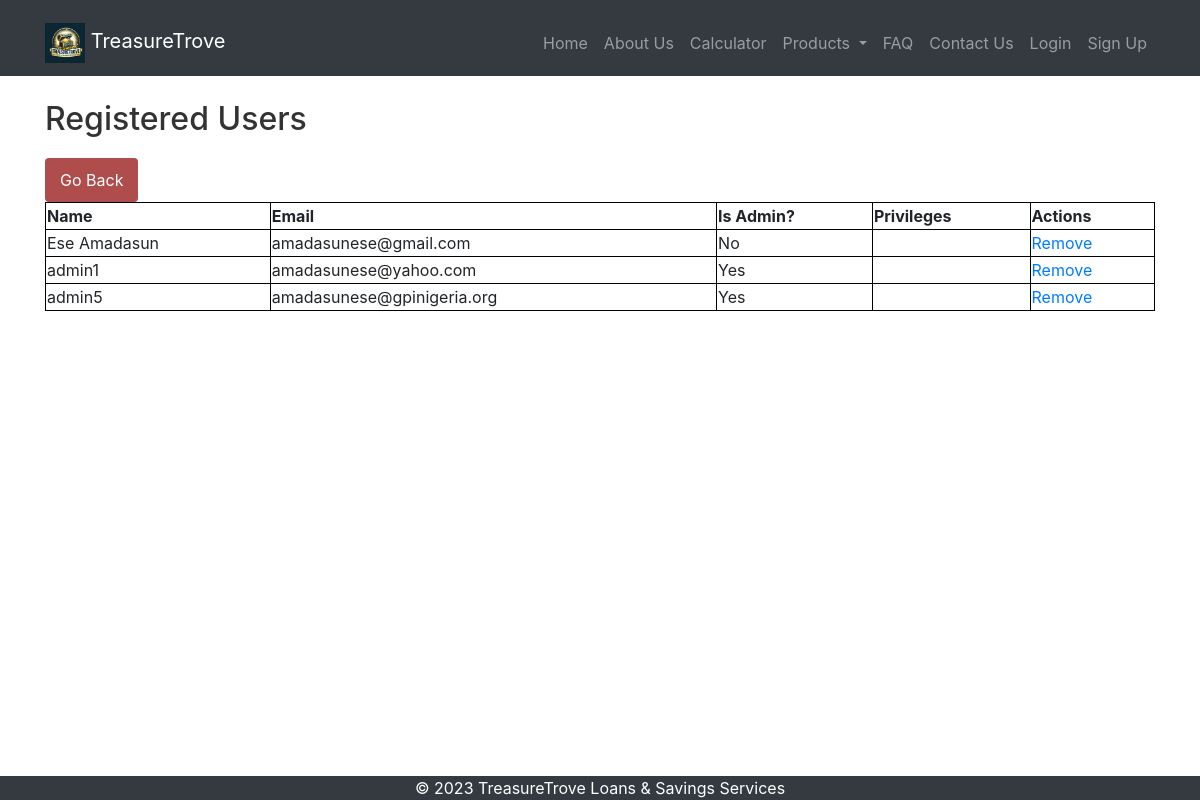
The app's page /admin_users, older data.
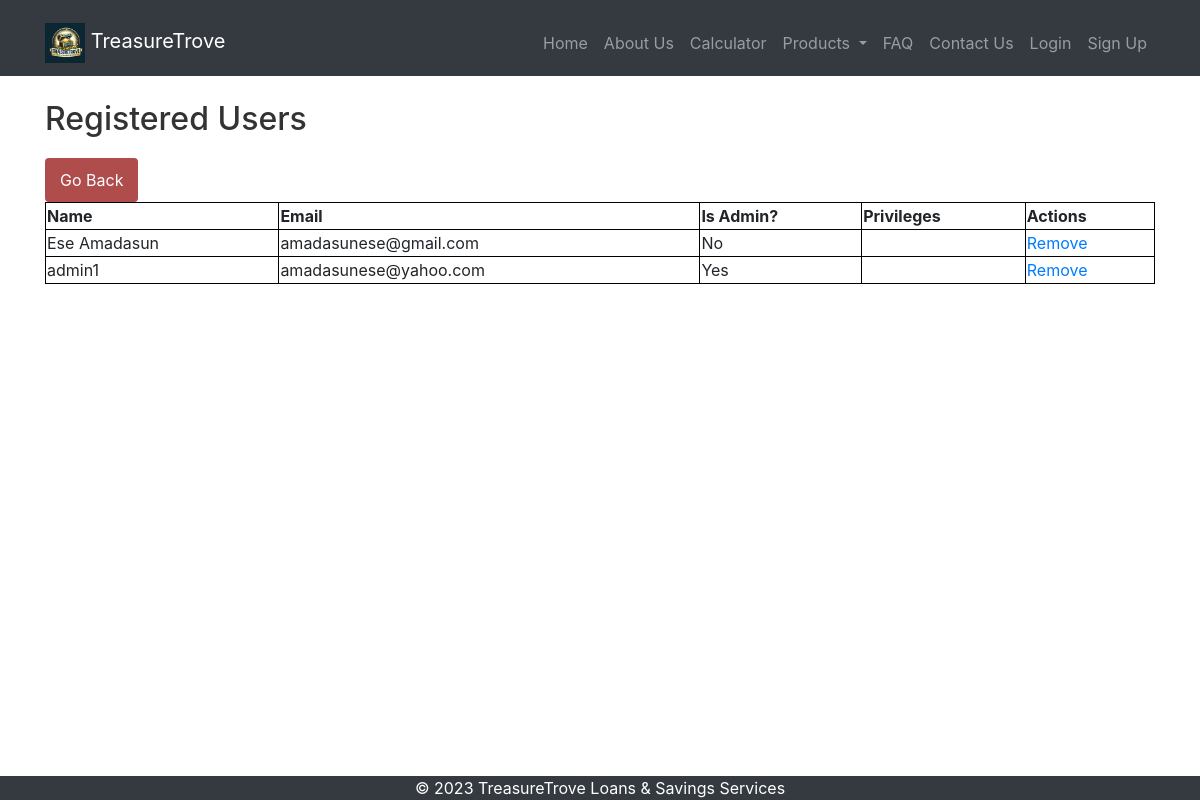
The same page, newer data.
### models.py (models this page shows)
class User(db.Model):
    id = db.Column(db.Integer, primary_key=True)
    name = db.Column(db.String(255), nullable=False)
    email = db.Column(db.String(255), unique=True, nullable=False)
    phone = db.Column(db.String(20), nullable=False)
    password = db.Column(db.String(255), nullable=False)
    account_number = db.Column(db.String(10), unique=True)
    address = db.Column(db.String(255))
    bvn = db.Column(db.String(11))
    nin = db.Column(db.String(11))
    dob = db.Column(db.Date)
    employment_status = db.Column(db.String(10))
    marital_status = db.Column(db.String(10))
    wallet_balance = db.Column(db.Float, default=0.0)
    is_admin = db.Column(db.Boolean, default=False)

### routes.py (the view)
@main.route('/admin_users')
def admin_users():
    users = User.query.all()
    return render_template('admin_users.html', users=users)

### templates/admin_users.html
{% extends 'base.html' %}
{% block content %}
<h2>Registered Users</h2>
<button onclick="window.history.back();">Go Back</button>
<table style="border-collapse: collapse; width: 100%;">
    <tr>
        <th style="border: 1px solid black;">Name</th>
        <th style="border: 1px solid black;">Email</th>
        <th style="border: 1px solid black;">Is Admin?</th>
        <th style="border: 1px solid black;">Privileges</th>
        <th style="border: 1px solid black;">Actions</th>
    </tr>
    {% for user in users %}
    <tr>
        <td style="border: 1px solid black;">{{ user.name }}</td>
        <td style="border: 1px solid black;">{{ user.email }}</td>
        <td style="border: 1px solid black;">{{ 'Yes' if user.is_admin else 'No' }}</td>
        <td style="border: 1px solid black;">{{ user.privileges }}</td>
        <td style="border: 1px solid black;">
            <a href="{{ url_for('main.delete_user', user_id=user.id) }}">Remove</a>
        </td>
    </tr>
    {% endfor %}
</table>
{% endblock %}

Row changes from the older to the newer data that the page shows:
removed User: name "admin5", email "amadasunese@gpinigeria.org", is_admin "Yes"
